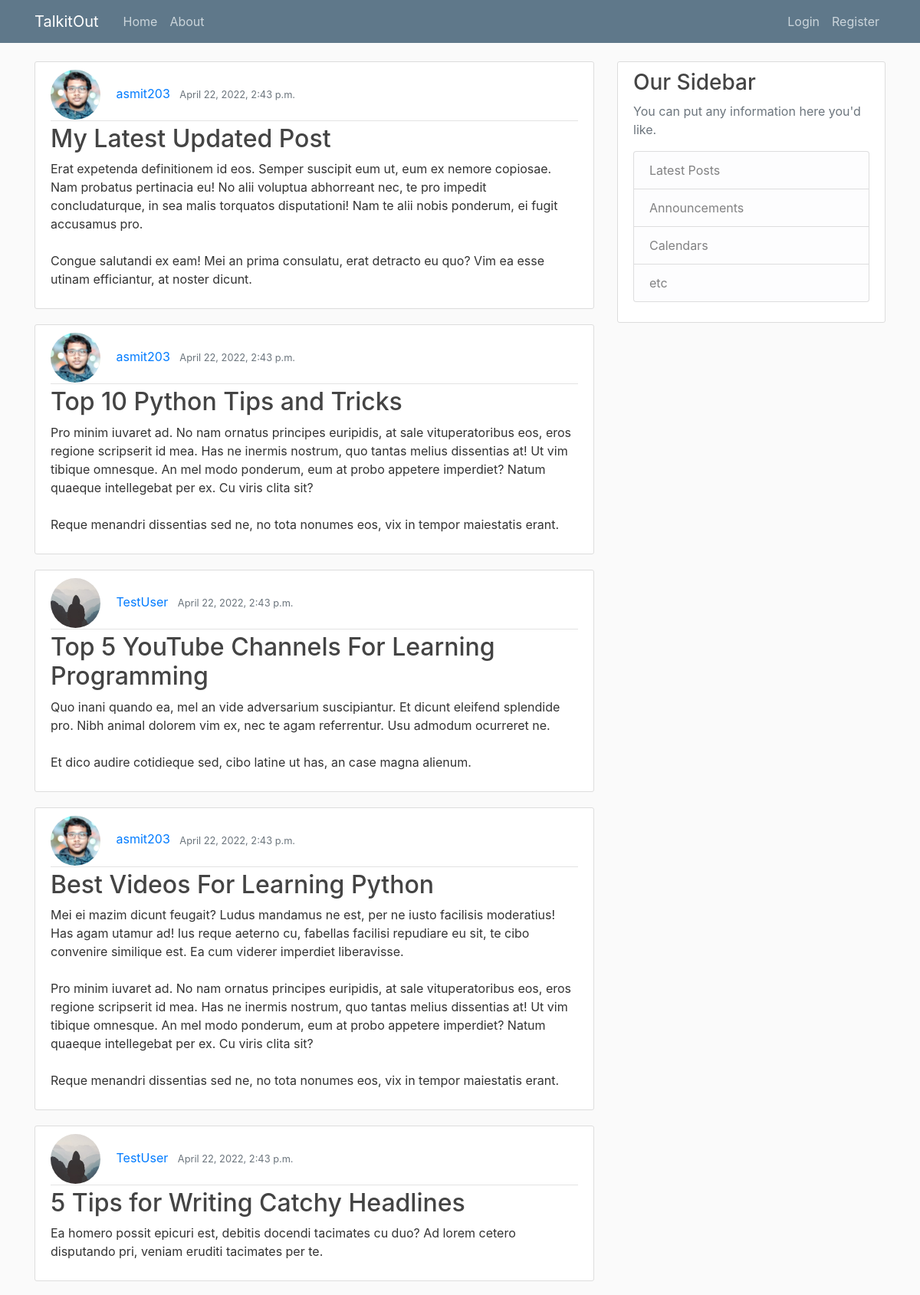
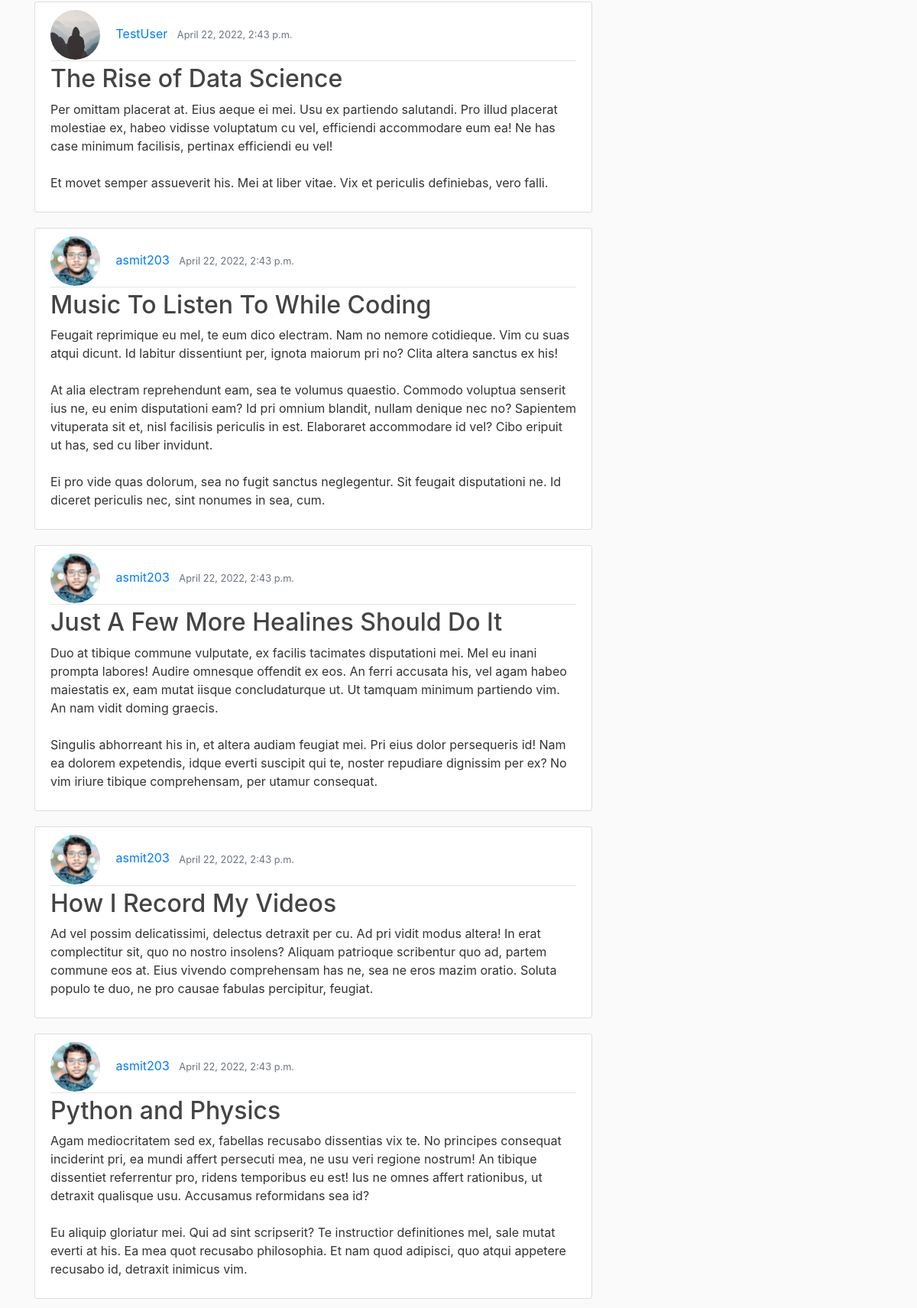
The page / (upper part) on the database its author committed (2 pictures, top to bottom).
### blog/models.py (models this page shows, shortened)
class post(models.Model):
    title = models.CharField(max_length=100)
    content = models.TextField()
    date_posted = models.DateTimeField(default=timezone.now)
    author = models.ForeignKey(User, on_delete=models.CASCADE)

### users/models.py (models this page shows, shortened)
class Profile(models.Model):
    user = models.OneToOneField(User, on_delete=models.CASCADE)
    image = models.ImageField(default='default.jpg', upload_to='profile_pics')

### blog/views.py (the view)
# urls.py: path('', PostListViews.as_view(),name='blog-home'),
class PostListViews(ListView):
    model = post
    template_name = 'blog/home.html'
    context_object_name = 'posts'
    ordering = ['-date_posted']

### blog/templates/blog/home.html
{% extends "blog/base.html" %}
{% block content %}
{% for post in posts %}
<article class="media content-section">
    <div class="media-body">
        <div class="article-metadata">
            <img class="rounded-circle article-img" src="{{ post.author.profile.image.url }}">
            <a class="mr-2" href="#">{{ post.author }}</a>
            <small class="text-muted">{{ post.date_posted }}</small>
        </div>
        <h2><a class="article-title" href="{% url 'post-detail' post.id %}">{{ post.title }}</a></h2>
        <p class="article-content">{{ post.content }}</p>
    </div>
</article>
{% endfor %}
{% endblock content%}

### blog/static/blog/main.css (style rules this page uses)
body { background: #fafafa; color: #333333; margin-top: 5rem; }
h1, h2, h3, h4, h5, h6 { color: #444444; }
.content-section { background: #ffffff; padding: 10px 20px; border: 1px solid #dddddd; border-radius: 3px; margin-bottom: 20px; }
.article-title { color: #444444; }
.article-content { white-space: pre-line; }
.article-img { height: 65px; width: 65px; margin-right: 16px; }
.article-metadata { padding-bottom: 1px; margin-bottom: 4px; border-bottom: 1px solid #e3e3e3 }

### rows shown on the page
post: author.profile.image (picture), author "asmit203", date_posted "April 22, 2022, 2:43 p.m.", title "My Latest Updated Post", content "Erat expetenda definitionem id eos. Semper suscipit eum ut, eum ex nemore copiosae. Nam probatus pertinacia eu! No alii voluptua abhorreant nec, te pro impedit concludaturque, in sea malis torquatos disputationi! Nam te alii nobis ponderum, ei fugit accusamus pro. Congue salutandi ex eam! Mei an prima consulatu, erat detracto eu quo? Vim ea esse utinam efficiantur, at noster dicunt."
post: author.profile.image (picture), author "asmit203", date_posted "April 22, 2022, 2:43 p.m.", title "Top 10 Python Tips and Tricks", content "Pro minim iuvaret ad. No nam ornatus principes euripidis, at sale vituperatoribus eos, eros regione scripserit id mea. Has ne inermis nostrum, quo tantas melius dissentias at! Ut vim tibique omnesque. An mel modo ponderum, eum at probo appetere imperdiet? Natum quaeque intellegebat per ex. Cu viris clita sit? Reque menandri dissentias sed ne, no tota nonumes eos, vix in tempor maiestatis erant."
post: author.profile.image (placeholder picture), author "TestUser", date_posted "April 22, 2022, 2:43 p.m.", title "Top 5 YouTube Channels For Learning Programming", content "Quo inani quando ea, mel an vide adversarium suscipiantur. Et dicunt eleifend splendide pro. Nibh animal dolorem vim ex, nec te agam referrentur. Usu admodum ocurreret ne. Et dico audire cotidieque sed, cibo latine ut has, an case magna alienum."
post: author.profile.image (picture), author "asmit203", date_posted "April 22, 2022, 2:43 p.m.", title "Best Videos For Learning Python", content "Mei ei mazim dicunt feugait? Ludus mandamus ne est, per ne iusto facilisis moderatius! Has agam utamur ad! Ius reque aeterno cu, fabellas facilisi repudiare eu sit, te cibo convenire similique est. Ea cum viderer imperdiet liberavisse. Pro minim iuvaret ad. No nam ornatus principes euripidis, at sale vituperatoribus eos, eros regione scripserit id mea. Has ne inermis nostrum, quo tantas melius dissentias at! Ut vim tibique omnesque. An mel modo ponderum, eum at probo appetere imperdiet? Natum quaeque intellegebat per ex. Cu viris clita sit? Reque menandri dissentias sed ne, no tota nonumes eos, vix in tempor maiestatis erant."
post: author.profile.image (placeholder picture), author "TestUser", date_posted "April 22, 2022, 2:43 p.m.", title "5 Tips for Writing Catchy Headlines", content "Ea homero possit epicuri est, debitis docendi tacimates cu duo? Ad lorem cetero disputando pri, veniam eruditi tacimates per te."
post: author.profile.image (placeholder picture), author "TestUser", date_posted "April 22, 2022, 2:43 p.m.", title "The Rise of Data Science", content "Per omittam placerat at. Eius aeque ei mei. Usu ex partiendo salutandi. Pro illud placerat molestiae ex, habeo vidisse voluptatum cu vel, efficiendi accommodare eum ea! Ne has case minimum facilisis, pertinax efficiendi eu vel! Et movet semper assueverit his. Mei at liber vitae. Vix et periculis definiebas, vero falli."
post: author.profile.image (picture), author "asmit203", date_posted "April 22, 2022, 2:43 p.m.", title "Music To Listen To While Coding", content "Feugait reprimique eu mel, te eum dico electram. Nam no nemore cotidieque. Vim cu suas atqui dicunt. Id labitur dissentiunt per, ignota maiorum pri no? Clita altera sanctus ex his! At alia electram reprehendunt eam, sea te volumus quaestio. Commodo voluptua senserit ius ne, eu enim disputationi eam? Id pri omnium blandit, nullam denique nec no? Sapientem vituperata sit et, nisl facilisis periculis in est. Elaboraret accommodare id vel? Cibo eripuit ut has, sed cu liber invidunt. Ei pro vide quas dolorum, sea no fugit sanctus neglegentur. Sit feugait disputationi ne. Id diceret periculis nec, sint nonumes in sea, cum."
post: author.profile.image (picture), author "asmit203", date_posted "April 22, 2022, 2:43 p.m.", title "Just A Few More Healines Should Do It", content "Duo at tibique commune vulputate, ex facilis tacimates disputationi mei. Mel eu inani prompta labores! Audire omnesque offendit ex eos. An ferri accusata his, vel agam habeo maiestatis ex, eam mutat iisque concludaturque ut. Ut tamquam minimum partiendo vim. An nam vidit doming graecis. Singulis abhorreant his in, et altera audiam feugiat mei. Pri eius dolor persequeris id! Nam ea dolorem expetendis, idque everti suscipit qui te, noster repudiare dignissim per ex? No vim iriure tibique comprehensam, per utamur consequat."
post: author.profile.image (picture), author "asmit203", date_posted "April 22, 2022, 2:43 p.m.", title "How I Record My Videos", content "Ad vel possim delicatissimi, delectus detraxit per cu. Ad pri vidit modus altera! In erat complectitur sit, quo no nostro insolens? Aliquam patrioque scribentur quo ad, partem commune eos at. Eius vivendo comprehensam has ne, sea ne eros mazim oratio. Soluta populo te duo, ne pro causae fabulas percipitur, feugiat."
post: author.profile.image (picture), author "asmit203", date_posted "April 22, 2022, 2:43 p.m.", title "Python and Physics", content "Agam mediocritatem sed ex, fabellas recusabo dissentias vix te. No principes consequat inciderint pri, ea mundi affert persecuti mea, ne usu veri regione nostrum! An tibique dissentiet referrentur pro, ridens temporibus eu est! Ius ne omnes affert rationibus, ut detraxit qualisque usu. Accusamus reformidans sea id? Eu aliquip gloriatur mei. Qui ad sint scripserit? Te instructior definitiones mel, sale mutat everti at his. Ea mea quot recusabo philosophia. Et nam quod adipisci, quo atqui appetere recusabo id, detraxit inimicus vim."
